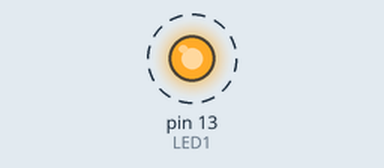
A sketch run on a simulated Arduino Uno, built with avr-gcc and run on an emulated ATmega328P. Shown: output pins drawn as LEDs (lit = HIGH). Dashed ring = blinking.

Above: at 0.5 s.
Timing chart, 0 to 4.6 s (numbered marks = the images above):
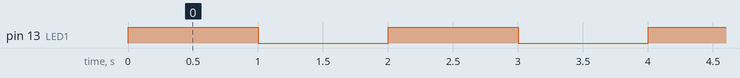

The sketch:

Multifile_scetch_test.ino
```cpp
#include "smt1.h"

void setup() {
  LEDinit();
}

void loop() {
  LED(1);
  delay(1000);
  LED(0);
  delay(1000);
}
```

smt1.h
```cpp
#define LED1 13

void LEDinit(){
  pinMode(LED1,OUTPUT);
}

void LED(bool state){
  digitalWrite(LED1,state);
}
```

smt2.c
```cpp

```

Measured:
- by itself, pin 13 (LED1): alternates HIGH for 1.0 s and LOW for 1.0 s
